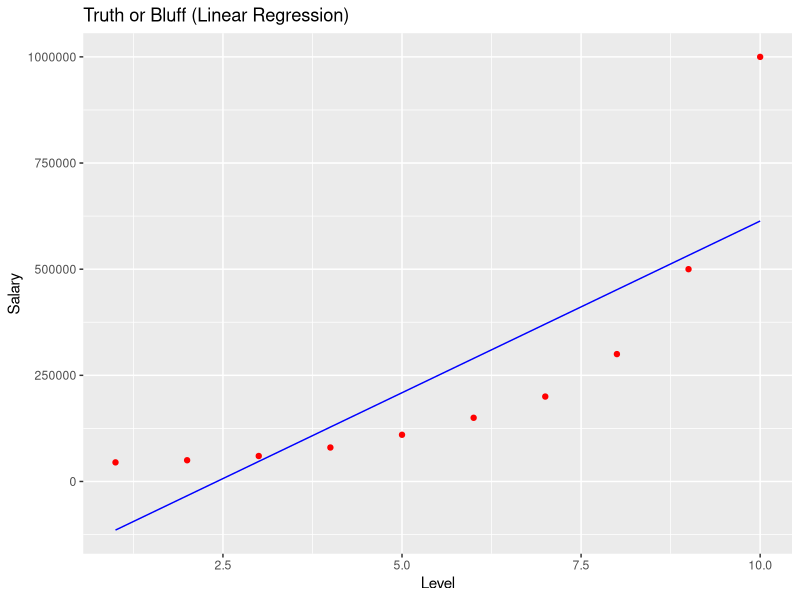
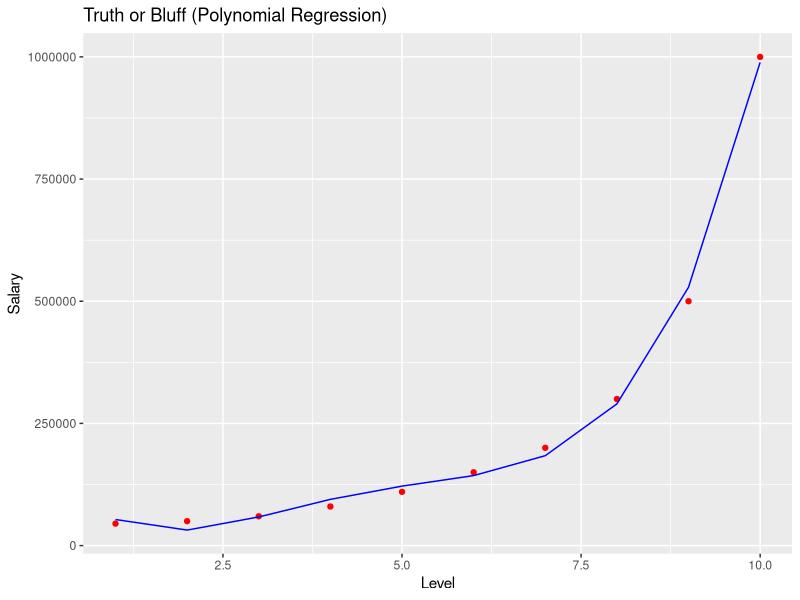

R code for these plots, in order:
# Polynomial Regression

# Importing the dataset
dataset = read.csv('Position_Salaries.csv')
dataset = dataset[2:3]

# Fitting Linear Regression to dataset
lin_reg = lm(formula = Salary ~., 
             data = dataset)

dataset$Level2 = dataset$Level^2
dataset$Level3 = dataset$Level^3
dataset$Level4 = dataset$Level^4
poly_reg = lm(formula = Salary ~., 
             data = dataset)

# Visualizing liner Regression Results
library(ggplot2)
ggplot()+
  geom_point(aes(x = dataset$Level, y = dataset$Salary), color = "red")+
  geom_line(aes(x = dataset$Level, y = predict(lin_reg, newdata = dataset)), color = "blue") +
  ggtitle("Truth or Bluff (Linear Regression)") +
  xlab('Level')+
  ylab('Salary')

# Visualizing Polynomial Regression Results
ggplot()+
  geom_point(aes(x = dataset$Level, y = dataset$Salary), color = "red")+
  geom_line(aes(x = dataset$Level, y = predict(poly_reg, newdata = dataset)), color = "blue") +
  ggtitle("Truth or Bluff (Polynomial Regression)") +
  xlab('Level')+
  ylab('Salary')

# Predict a new result with Linear Regression
predict(lin_reg, data.frame(Level = 6.5))

# Predict a new result with Polynomial Regression
predict(poly_reg, data.frame(Level = 6.5, Level2 = 6.5^2, Level3 = 6.5^3, Level4 = 6.5^4))
